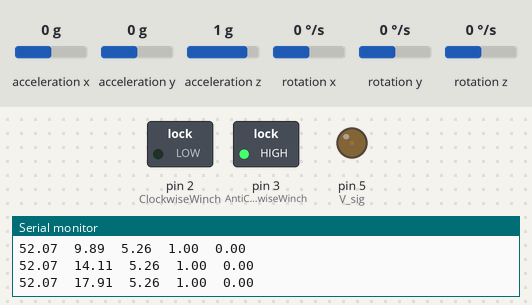
Simulated run of this sketch. Board: Arduino Uno, built with avr-gcc and run on an emulated ATmega328P. Shown: switched loads named in the sketch (green lamp = pin HIGH), output pins drawn as LEDs (lit = HIGH), the last lines printed to the serial monitor. Inputs (shaded band) come from the test bench; at power-on: acceleration x 0 g, acceleration y 0 g, acceleration z 1 g, rotation x 0 °/s, rotation y 0 °/s, rotation z 0 °/s.

Above: at 0.07 s.
At 9.5 s:
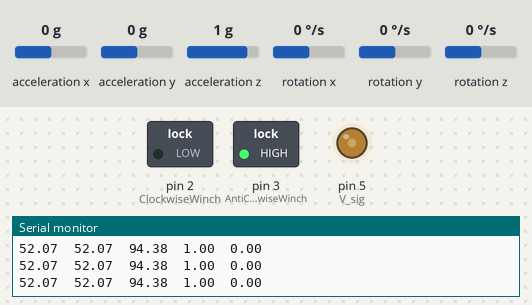
At 20.05 s:
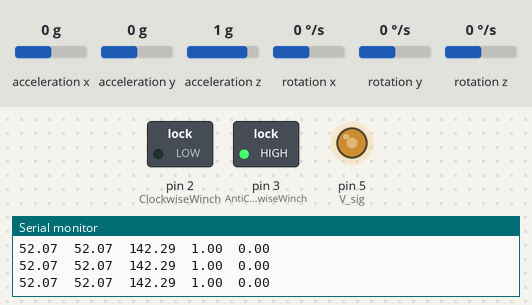
At 39.88 s:
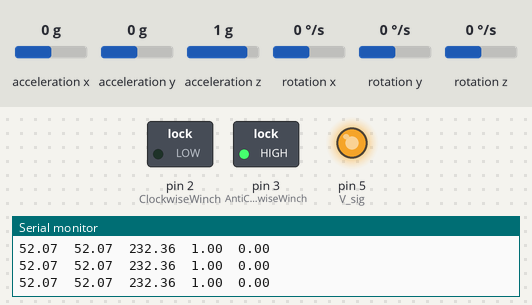
Timing chart, 0 to 40.0 s (numbered marks = the images above):
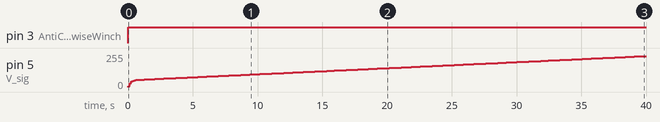

Measured:
- by itself, pin 3 (AntiClockwiseWinch): LOW → HIGH at 0.01 s
- by itself, pin 5 (V_sig): moves from 0/255 to 232/255 over 39.8 s

The sketch:

MPU-9150_PID.ino
```cpp
// DESCRIPTION:
//
// Program Functions:
//   - Pull raw data from an MPU-9150 IMU
//   - Calculate heading (yaw) from raw magnetometer measurements
//   - Smooth the heading signal
//   - Implement a PID control law to control the heading of the IMU
//   - Output HIGH/LOW signals to indicate clockwise/anticlockwise rotation
//   - Output a pwm signal to the servo amps (490Hz)
//
// TODO:
//   - Add tilt compensation
//   - Add realtime graphing and data logging


//---------------- USER DEFINABLE VARIABLES ----------------------//

//Pin assignments
#define ClockwiseWinch 2
#define AntiClockwiseWinch 3
#define V_sig 5   // Must be pwm pin

//PID parameters
double Kp = 1, Ki = 0.1, Kd = 0, Setpoint = 0;


// http://www.instructables.com/id/Simple-Manual-Magnetometer-Calibration/?ALLSTEPS
// Magetometer offsets:
#define MPU9150addr 0x68
#define MXOFFSET -53
#define MYOFFSET 68
#define MZOFFSET 58

#include "Wire.h"

// I2Cdev and MPU6050 must be installed as libraries, or else the .cpp/.h files
// for both classes must be in the include path of your project
#include <I2Cdev.h>
#include "MPU6050.h"
#include "math.h"
#include <PID_v1.h>

// class default I2C address is 0x68
// specific I2C addresses may be passed as a parameter here
// AD0 low = 0x68 (default for InvenSense evaluation board)
// AD0 high = 0x69
MPU6050 accelgyro(MPU9150addr);

float V_meas, fax, fay, faz, fgx, fgy, fgz, fmx, fmy, fmz, Anti_status, Clock_status, smoothedV_meas;
boolean AccelWkg; // Accelerometer present and working?

// Setup PID
double Input, Output; //  Define variables
PID myPID(&Input, &Output, &Setpoint, Kp, Ki, Kd, DIRECT); // Specify the links and initial tuning parameters


void setup() {
  // put your setup code here, to run once:
  Wire.begin();
  //------------------------ PID Setup ----------------------------------------//
  pinMode(ClockwiseWinch, OUTPUT);
  pinMode(AntiClockwiseWinch, OUTPUT);
  pinMode(V_sig, OUTPUT);

  myPID.SetOutputLimits(-255, 255); //  Tell the PID what range of outputs to give
  myPID.SetMode(AUTOMATIC); // Turn PID on

  //------------------------ IMU Setup ---------------------------------------//

  // initialize serial communication
  // (38400 chosen because it works as well at 8MHz as it does at 16MHz, but
  // it's really up to you depending on your project)
  Serial.begin(38400);

  // initialize device
  Serial.println("Initializing I2C devices...");
  accelgyro.initialize();

  // verify connection
  Serial.println("Testing device connections...");
  AccelWkg = accelgyro.testConnection();
  Serial.println(AccelWkg ? "MPU6050 connection successful" : "MPU6050 connection failed");

}

void loop() {
  // put your main code here, to run repeatedly:
  char line[256];

  if (AccelWkg) {
    readAccel();
    readMag();
    // smoothing
    smoothedV_meas += (V_meas - smoothedV_meas) / 10;

    // PID
    if (abs(smoothedV_meas - Setpoint) > 2) {
      Input = smoothedV_meas;
      myPID.Compute();
      analogWrite(V_sig, abs(Output));
    }

    // Relays
    if (Output > 0) {
      digitalWrite(ClockwiseWinch, HIGH);
      digitalWrite(AntiClockwiseWinch, LOW);
      Anti_status = 0;
      Clock_status = 1;
    }
    else if (Output < 0) {
      digitalWrite(ClockwiseWinch, LOW);
      digitalWrite(AntiClockwiseWinch, HIGH);
      Anti_status = 1;
      Clock_status = 0;
    }
    else  {
      digitalWrite(ClockwiseWinch, LOW);
      digitalWrite(AntiClockwiseWinch, LOW);
      Anti_status = 0;
      Clock_status = 0;
    }


    // display tab-separated accel/gyro x/y/z values
    Serial.print(V_meas); Serial.print("\t");
    Serial.print(smoothedV_meas); Serial.print("\t");
    Serial.print(abs(Output)); Serial.print("\t");
    Serial.print(Anti_status); Serial.print("\t");
    Serial.println(Clock_status);
    delay(10);
  }
}

void readAccel() {
  int16_t ax, ay, az;
  int16_t gx, gy, gz;
  char line[256];
  // read raw accel/gyro measurements from device
  accelgyro.getMotion6(&ax, &ay, &az, &gx, &gy, &gz);
  // these methods (and a few others) are also available
  //accelgyro.getAcceleration(&ax, &ay, &az);
  //accelgyro.getRotation(&gx, &gy, &gz);
  // Convert accel to G
  fax = float(ax) / 16384; fay = float(ay) / 16384; faz = float(az) / 16384;

  // Convert gyro to float deg/sec
  fgx = float(gx) / 131.072; fgy = float(gy) / 131.072; fgz = float(gz) / 131.072;

}

void readMag() {
  int16_t mx, my, mz;
  accelgyro.getMag(&mx, &my, &mz);
  // Apply offets to magnetometer
  mx -= MXOFFSET; my -= MYOFFSET; mz -= MZOFFSET;
  fmx = float(mx); fmy = float(my); fmz = float(mz);

  V_meas = atan2(-fmy, fmx) * 180 / 3.14159;
  // if (V_meas < 0) V_meas += 360;
}
```
